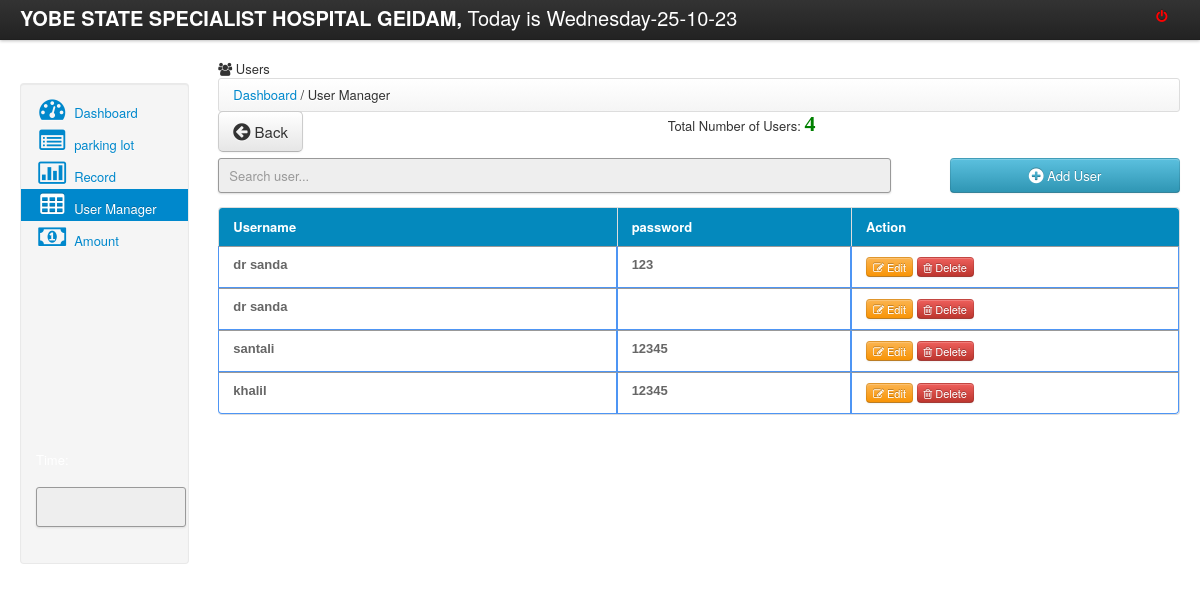
Screenshot of /this.php with the database file from the repository.
### tables this page shows
CREATE TABLE IF NOT EXISTS `user` (
  `id` int(200) NOT NULL AUTO_INCREMENT,
  `username` varchar(50) NOT NULL,
  `password` varchar(40) NOT NULL,
  `position` varchar(100) NOT NULL,
  PRIMARY KEY (`id`)
);

### this.php (the view, shortened to what this page needs)
<html>
<head>
 <link href="css/bootstrap.css" rel="stylesheet">
    <link rel="stylesheet" type="text/css" href="css/DT_bootstrap.css">
  <link rel="stylesheet" href="css/font-awesome.min.css">
    <link href="css/bootstrap-responsive.css" rel="stylesheet">
<link href="style.css" media="screen" rel="stylesheet" type="text/css" />
<link href="src/facebox.css" media="screen" rel="stylesheet" type="text/css" />
</head>
<body>
<?php include('navfixed.php');?>
<div class="container-fluid">
      <div class="row-fluid">
	  <div class="span2" style="margin-top:2%;">
             <div class="well sidebar-nav" style="padding: 9px 0;">
                 <ul class="nav nav-list">
              <li><a href="dashboard.php"><i class="icon-dashboard icon-2x"></i> Dashboard </a></li>
			<li><a href="park.php"><i class="icon-list-alt icon-2x"></i> parking lot</a>                                     </li>
			<li><a href="record.php?d1=0&d2=0"><i class="icon-bar-chart icon-2x"></i> Record</a>                </li>
			<li class="active"><a href="admin-settings.php"><i class="icon-table icon-2x"></i> User Manager</a>                </li>
			<li><a href="amount.php"><i class="icon-money icon-2x"></i> Amount</a>                </li>
				<br><br><br><br><br><br><br><br><br><br><br>
			<li>
			 <div class="hero-unit-clock">
			<form name="clock">
			<font color="white">Time: <br></font>&nbsp;<input style="width:150px;" type="submit" class="trans" name="face" value="">
			</form>
			  </div>
			</li>
				</ul>
          </div>
        </div>
	<div class="span10">
	<div class="contentheader">
			<i class="icon-group"></i> Users
			</div>
			<ul class="breadcrumb">
			<li><a href="dashboard.php">Dashboard</a></li> /
			<li class="active">User Manager</li>
			</ul>
<div style="margin-top: -19px; margin-bottom: 21px;">
<a  href="dashboard.php"><button class="btn btn-default btn-large" style="float: left;"><i class="icon icon-circle-arrow-left icon-large"></i> Back</button></a>
<?php
			include('connect.php');
				$result = $db->prepare("SELECT * FROM user ORDER BY id DESC");
				$result->execute();
				$rowcount = $result->rowcount();
			?>
			<div style="text-align:center;">
			Total Number of Users: <font color="green" style="font:bold 22px 'Aleo';"><?php echo $rowcount;?></font>
			</div>
</div>
<input type="text" name="filter" style="height:35px; color:#222;" id="filter" placeholder="Search user..." autocomplete="off" />
<a rel="facebox" href="adduser.php"><Button type="submit" class="btn btn-info" style="float:right; width:230px; height:35px;" /><i class="icon-plus-sign icon-large"></i> Add User</button></a><br><br>
<table class="table table-bordered" id="resultTable" data-responsive="table" style="text-align: left;">
	<thead>
		<tr>
			<th width="17%"> Username </th>
			<th width="10%"> password </th>
			<th width="14%"> Action </th>
		</tr>
	</thead>
	<tbody>
			<?php
				include('connect.php');
				$result = $db->prepare("SELECT * FROM user ORDER BY id DESC");
				$result->execute();
				for($i=0; $row = $result->fetch(); $i++){
			?>
			<tr class="record">
			<td><?php echo $row['username']; ?></td>
			<td><?php echo $row['password']; ?></td>
			<td><a  title="Click To Edit Customer" rel="facebox" href="edituser.php?id=<?php echo $row['id']; ?>"><button class="btn btn-warning btn-mini"><i class="icon-edit"></i> Edit </button></a>
			<a href="#" id="<?php echo $row['id']; ?>" class="delbutton" title="Click To Delete"><button class="btn btn-danger btn-mini"><i class="icon-trash"></i> Delete</button></a></td>
			</tr>
			<?php
				}
			?>
	</tbody>
</table>
</div>
</div>
</div>
</body>
<?php include('footer.php');?>
</html>

### style.css (style rules this page uses)
body { background-image:url('images/pharmacy.jpg'); background-position:center; background-repeat:no-repeat; background-size:cover; }
td a { color:darkblue; }
input { border: 1px solid #999; background: #EEEEEE; padding: 10px; box-shadow:0 1px 2px #ddd; -moz-box-shadow:0 1px 2px #ddd; -webkit-box-shadow:0 1px 2px #ddd; }
#filter { width: 70%; float:left; }
#resultTable { border-collapse: separate; border-spacing: 0; max-width: 100%; }
#resultTable { color: #666666; width: 100%; margin-top: 13px; }
#resultTable thead tr th { background: none repeat scroll 0 0 #0489bd; color: #fff; padding: 10px 14px; text-align: left; border-top: 0 none; font-size: 13px; }
#resultTable tbody tr td { font: bold 13px 'Arial'; text-align: left; padding: 10px 14px; border-top: 1px solid #999999; }
#resultTable td { padding:7px; border:#4e95f4 1px solid; }
#resultTable tr { background: #fff; }

### this.php (style rules this page uses)
body { padding-top: 60px; padding-bottom: 40px; }
.sidebar-nav { padding: 9px 0; }

### rows the page displays
user: username "dr sanda", password "123"
user: username "dr sanda"
user: username "santali", password "12345"
user: username "khalil", password "12345"

### other values shown
$rowcount "4"
